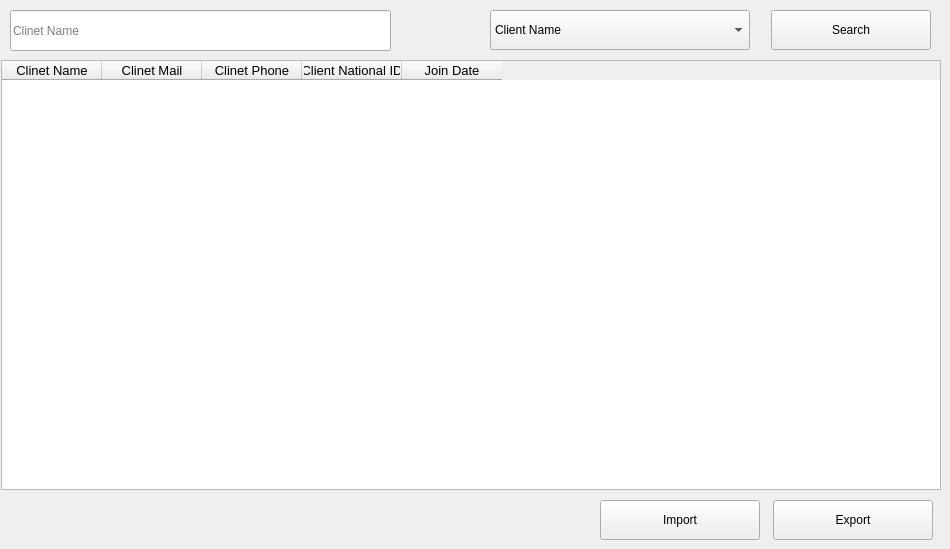
      <widget class="QWidget" name="tab_13">
       <attribute name="title">
        <string>All Clients</string>
       </attribute>
       <widget class="QLineEdit" name="lineEdit_11">
        <property name="geometry">
         <rect>
          <x>10</x>
          <y>10</y>
          <width>381</width>
          <height>41</height>
         </rect>
        </property>
        <property name="placeholderText">
         <string>Clinet Name</string>
        </property>
       </widget>
       <widget class="QPushButton" name="pushButton_14">
        <property name="geometry">
         <rect>
          <x>771</x>
          <y>10</y>
          <width>160</width>
          <height>40</height>
         </rect>
        </property>
        <property name="text">
         <string>Search</string>
        </property>
       </widget>
       <widget class="QTableWidget" name="tableWidget_3">
        <property name="geometry">
         <rect>
          <x>1</x>
          <y>60</y>
          <width>940</width>
          <height>430</height>
         </rect>
        </property>
        <property name="font">
         <font>
          <family>MS Shell Dlg 2</family>
          <pointsize>10</pointsize>
          <weight>9</weight>
          <italic>false</italic>
          <bold>false</bold>
         </font>
        </property>
        <column>
         <property name="text">
          <string>Clinet Name</string>
         </property>
         <property name="textAlignment">
          <set>AlignCenter</set>
         </property>
        </column>
        <column>
         <property name="text">
          <string>Clinet Mail</string>
         </property>
         <property name="textAlignment">
          <set>AlignCenter</set>
         </property>
        </column>
        <column>
         <property name="text">
          <string>Clinet Phone</string>
         </property>
         <property name="textAlignment">
          <set>AlignCenter</set>
         </property>
        </column>
        <column>
         <property name="text">
          <string>Client National ID</string>
         </property>
         <property name="textAlignment">
          <set>AlignCenter</set>
         </property>
        </column>
        <column>
         <property name="text">
          <string>Join Date</string>
         </property>
         <property name="textAlignment">
          <set>AlignCenter</set>
         </property>
        </column>
       </widget>
       <widget class="QComboBox" name="comboBox_12">
        <property name="geometry">
         <rect>
          <x>490</x>
          <y>10</y>
          <width>260</width>
          <height>40</height>
         </rect>
        </property>
        <item>
         <property name="text">
          <string>Client Name</string>
         </property>
        </item>
        <item>
         <property name="text">
          <string>Client Mail</string>
         </property>
        </item>
        <item>
         <property name="text">
          <string>Clirent Phone</string>
         </property>
        </item>
        <item>
         <property name="text">
          <string>National ID</string>
         </property>
        </item>
       </widget>
       <widget class="QPushButton" name="pushButton_38">
        <property name="geometry">
         <rect>
          <x>773</x>
          <y>500</y>
          <width>160</width>
          <height>40</height>
         </rect>
        </property>
        <property name="text">
         <string>Export</string>
        </property>
       </widget>
       <widget class="QPushButton" name="pushButton_39">
        <property name="geometry">
         <rect>
          <x>600</x>
          <y>500</y>
          <width>160</width>
          <height>40</height>
         </rect>
        </property>
        <property name="text">
         <string>Import</string>
        </property>
       </widget>
      </widget>
